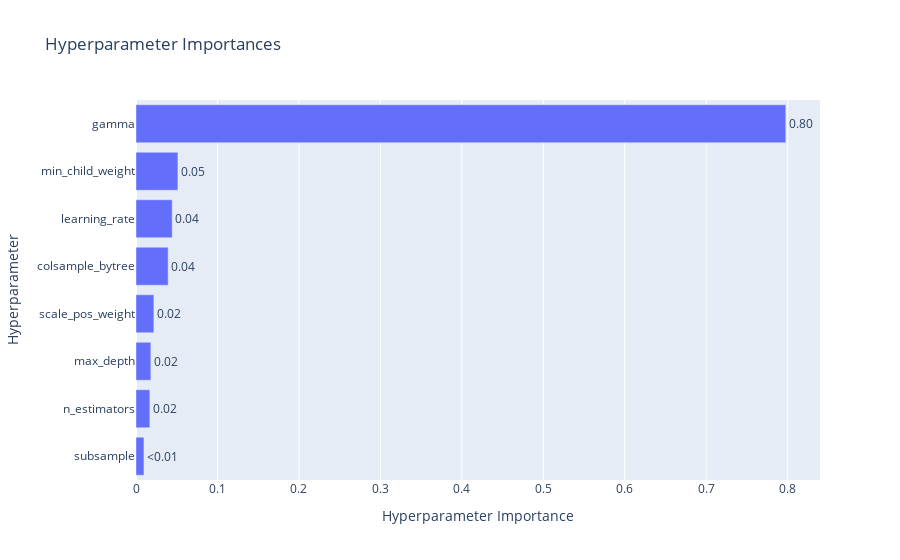

Source (notebook cell):
### Code cell
plot_param_importances(study).show()

### Figure 1 — Plotly figure (JSON) as saved in the notebook; plotly's stock layout.template omitted (floating-point values rounded to 4 significant figures)
{"data": [{"cliponaxis": false, "hovertemplate": ["subsample (FloatDistribution): 0.009768571885181798<extra></extra>", "n_estimators (IntDistribution): 0.017002663563081284<extra></extra>", "max_depth (IntDistribution): 0.018249015027285542<extra></extra>", "scale_pos_weight (FloatDistribution): 0.021932386531305584<extra></extra>", "colsample_bytree (FloatDistribution): 0.03950343547147075<extra></extra>", "learning_rate (FloatDistribution): 0.04444417827450878<extra></extra>", "min_child_weight (IntDistribution): 0.05145878896498072<extra></extra>", "gamma (FloatDistribution): 0.7976409602821856<extra></extra>"], "name": "Objective Value", "orientation": "h", "text": ["<0.01", "0.02", "0.02", "0.02", "0.04", "0.04", "0.05", "0.80"], "textposition": "outside", "type": "bar", "x": [0.009769, 0.017, 0.01825, 0.02193, 0.0395, 0.04444, 0.05146, 0.7976], "y": ["subsample", "n_estimators", "max_depth", "scale_pos_weight", "colsample_bytree", "learning_rate", "min_child_weight", "gamma"]}], "layout": {"title": {"text": "Hyperparameter Importances"}, "xaxis": {"title": {"text": "Hyperparameter Importance"}}, "yaxis": {"title": {"text": "Hyperparameter"}}}}
